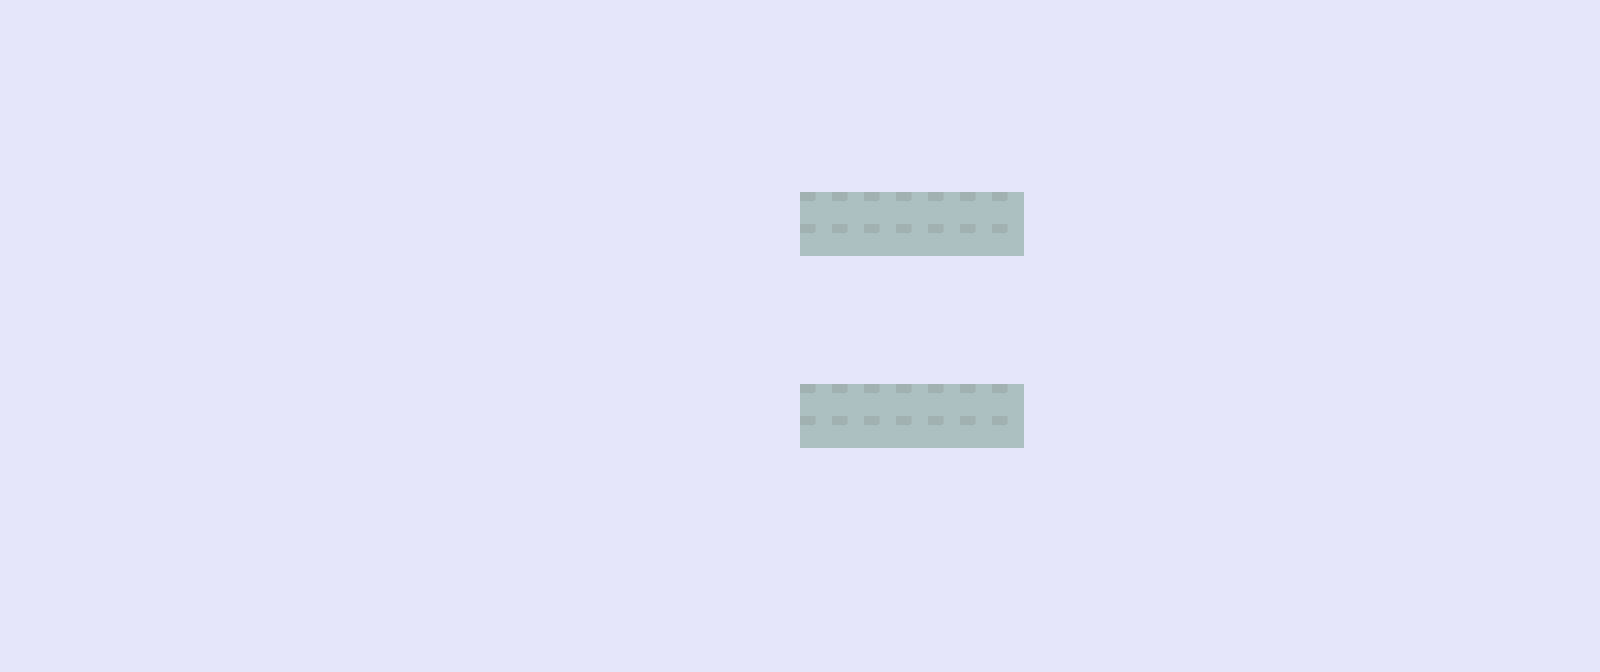

A level layout from a 2D game, rendered from its tile map. Below: a short description, then the map file with tile-grid data replaced by summaries:
An orthogonal 50x21 tile map with 32x32 px tiles, 1 tile layer (Tile Layer 1).

<map version="1.5" tiledversion="1.6.0" orientation="orthogonal" renderorder="right-down" width="50" height="21" tilewidth="32" tileheight="32" infinite="0" backgroundcolor="#e6e6fa" nextlayerid="2" nextobjectid="1">
 <tileset firstgid="1" source="stoneTiles.tsx" />
 <layer id="1" name="Tile Layer 1" width="50" height="21">
  <data>[1050 cells, 28 non-empty, 1 distinct tile ids]</data>
 </layer>
</map>
